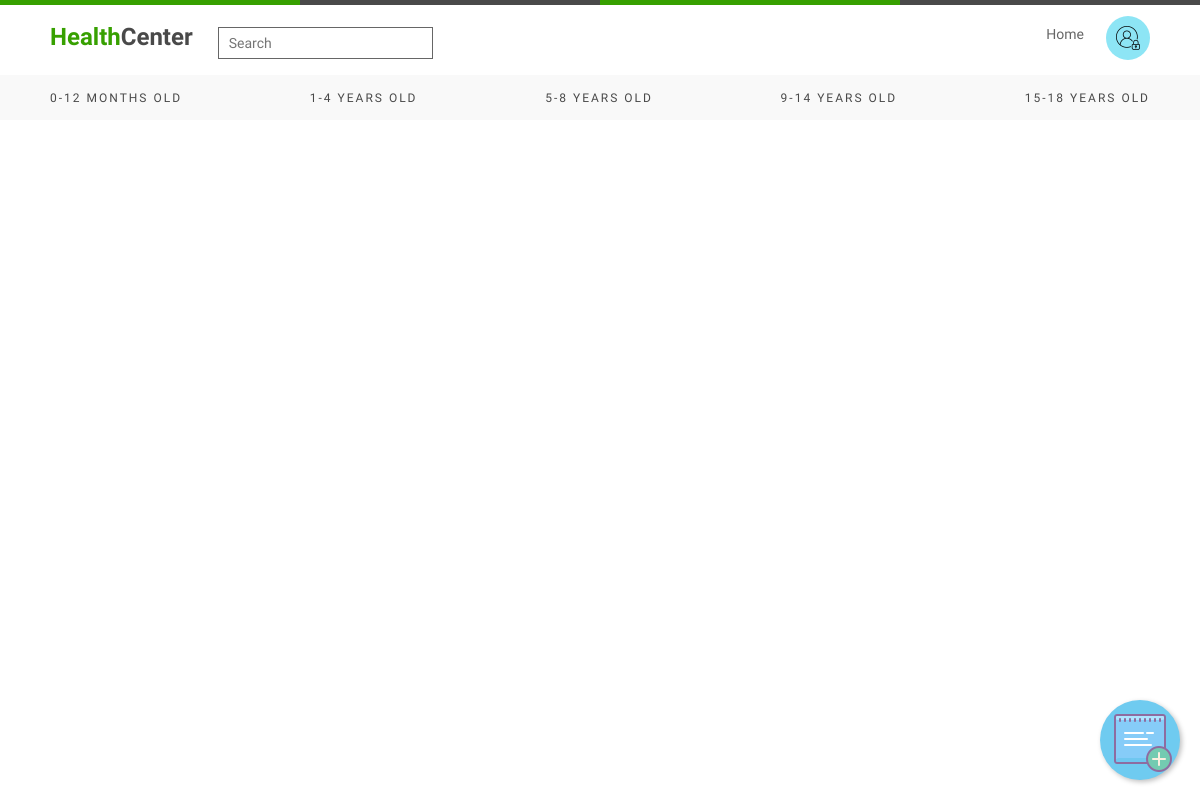
The app's page /php/0-12.php, older data.
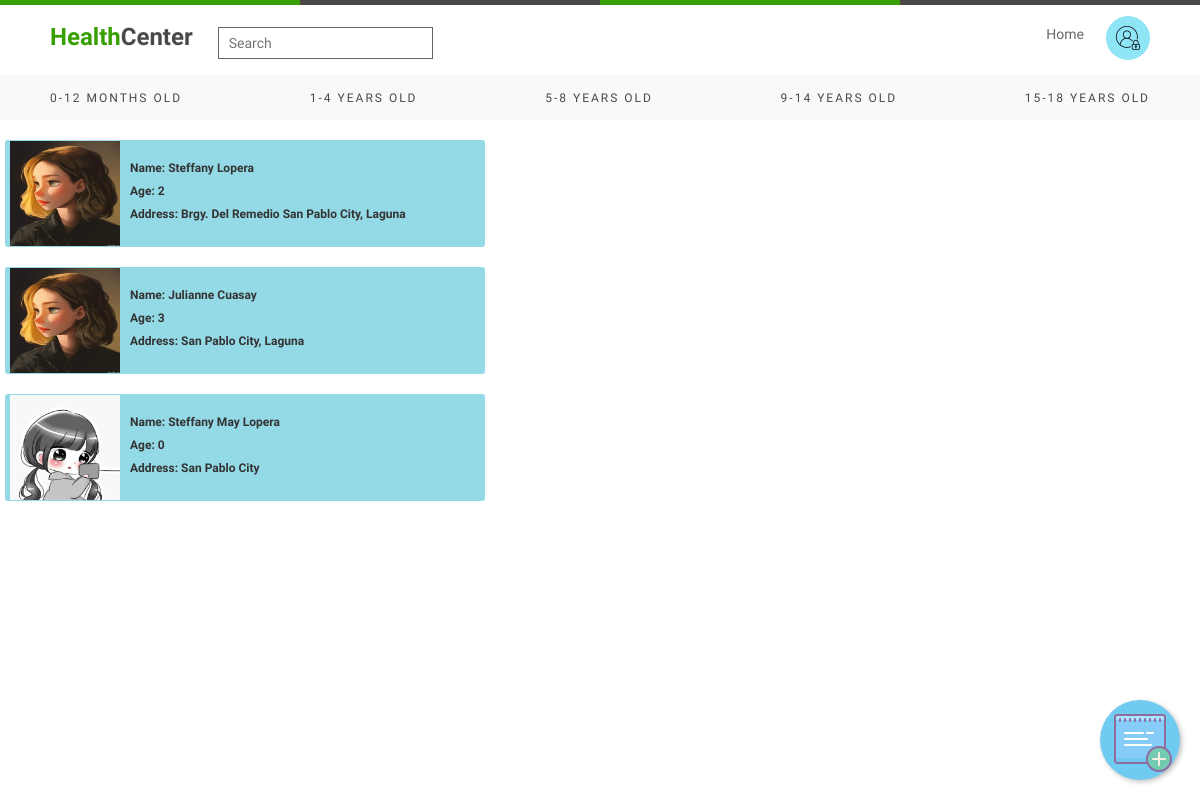
The same page, newer data.
### tables this page shows
CREATE TABLE IF NOT EXISTS `info` (
  `id` int(11) NOT NULL AUTO_INCREMENT,
  `pic` blob NOT NULL,
  `fname` text NOT NULL,
  `lname` text NOT NULL,
  `age` int(11) NOT NULL,
  `bday` text NOT NULL,
  `gender` text NOT NULL COMMENT 'address',
  `address` text NOT NULL,
  `height` int(11) NOT NULL,
  `weight` int(11) NOT NULL,
  `shot` text NOT NULL,
  `vit` text NOT NULL,
  `meds` text NOT NULL,
  `medhis` text NOT NULL,
  `pfname` text NOT NULL,
  `plname` text NOT NULL,
  `civstatus` text NOT NULL,
  `relate_child` text NOT NULL,
  `guardian_add` text NOT NULL,
  `contact` int(11) NOT NULL,
  PRIMARY KEY (`id`),
  UNIQUE KEY `id` (`id`)
);

### php/0-12.php (the view, shortened to what this page needs)
<?php
$connect = mysqli_connect("localhost", "root", "", "hcenter");
$query = "SELECT * from info where bday> now() - INTERVAL 12 month";
$result = mysqli_query($connect, $query);
?>
<!DOCTYPE html>
<html lang="en">
<head>
    <link rel="stylesheet" href="../css/modal.css">
    <link rel="stylesheet" href="../css/hompage.css">
    <link rel="stylesheet" href="https://maxcdn.bootstrapcdn.com/bootstrap/3.3.6/css/bootstrap.min.css" />
</head>
<div class="wrapper">
    <div class="multi_color_border"></div>
    <div class="top_nav">
        <div class="left">
            <div class="logo">
                <p><span>Health</span>Center</p>
            </div>
            <div class="search_bar">
                <input type="text" placeholder="Search">
            </div>
        </div>
        <div class="right">
            <ul>
                <li><a href="home.php">Home</a></li>
                <div class="login">
                    <button class="dropbtn"><img src="../images/admin.png"></button>
                </div>
            </ul>
        </div>
    </div>
    <div class="bottom_nav">
        <ul>
            <li><a href="0-12.php">0-12 Months Old</a></li>
            <li><a href="1-4.php">1-4 Years Old</a></li>
            <li><a href="5-8.php">5-8 Years Old</a></li>
            <li><a href="9-14.php">9-14 Years Old</a></li>
            <li><a href="15-18.php">15-18 Years Old</a></li>
        </ul>
    </div>
    <a href="form.php" class="material-icon floating-btn"><img src="../images/add.png"></a>
</div>
<?php
while ($row = mysqli_fetch_array($result)) {
?>
    <br>
    <div class="design clearfix  btn-xs view_data" id="<?php echo $row["id"]; ?>">
        <?php echo "<img src='../images/" . $row["pic"] . "' alt='Image' height=105 width=110>"; ?>
        <br> <label>Name: <?php echo $row["fname"]; ?> <?php echo $row["lname"]; ?> </label>
        <label>Age: <?php echo $row["age"]; ?></label>
        <label>Address: <?php echo $row["address"]; ?></label>
    </div>
<?php
}
?>
</html>
</html>

Row changes from the older to the newer data that the page shows:
added info: pic (picture), fname "Steffany", lname "Lopera", age "2", address "Brgy. Del Remedio San Pablo City, Laguna"
added info: pic (picture), fname "Julianne", lname "Cuasay", age "3", address "San Pablo City, Laguna"
added info: pic (picture), fname "Steffany May", lname "Lopera", age "0", address "San Pablo City"
